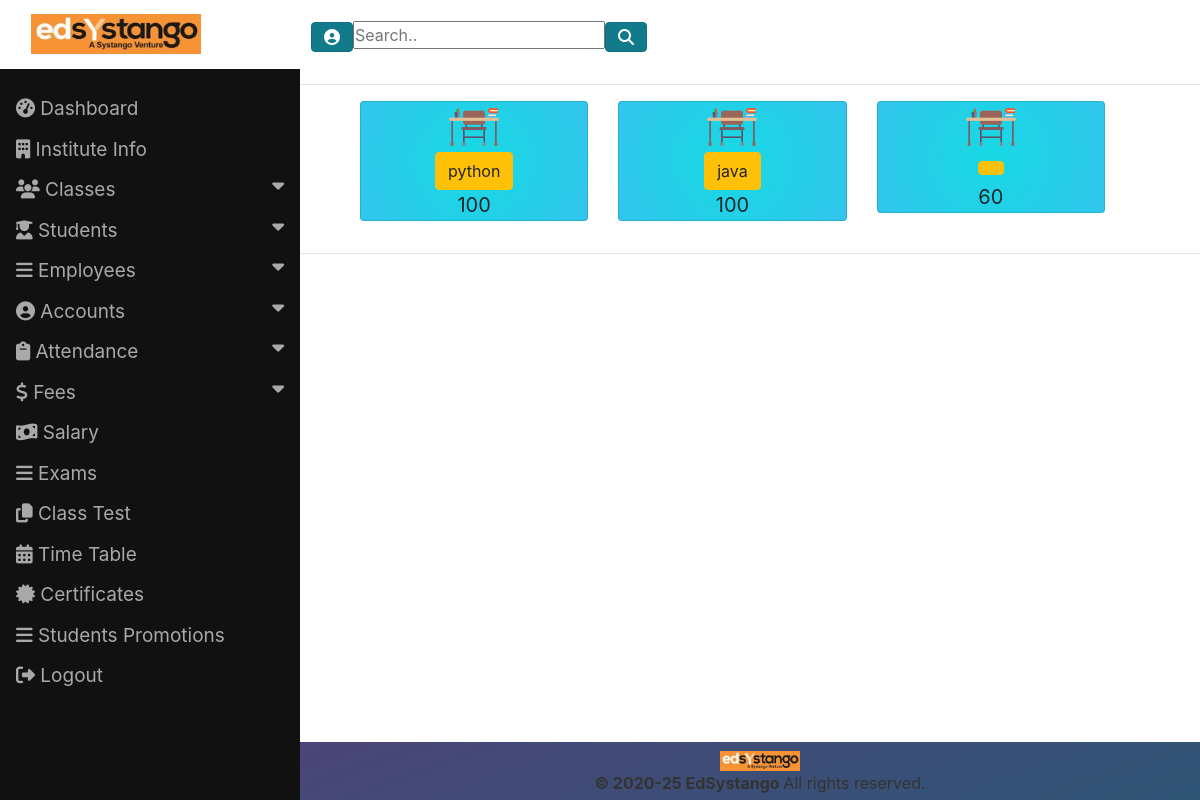
The app's page /subjectstoclasses/ (signed in), older data.
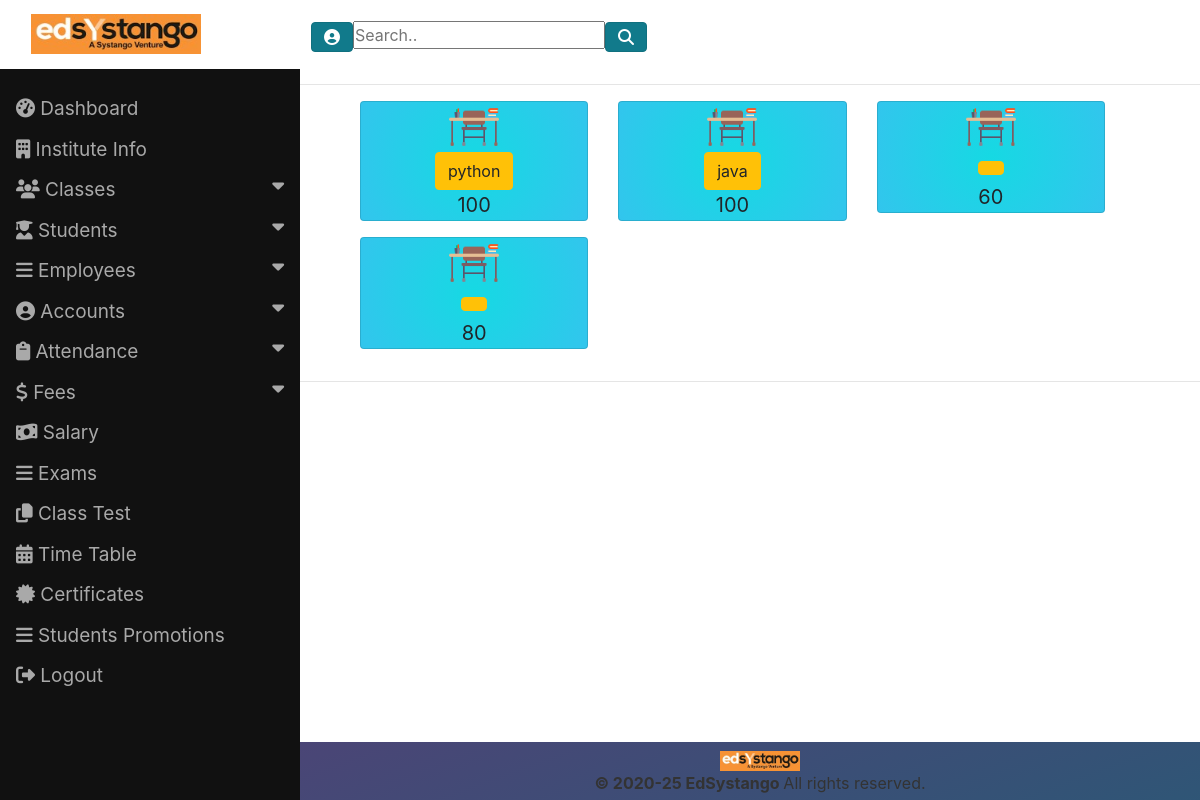
The same page, newer data.
### EDApp/models.py (models this page shows, shortened)
class Classes(models.Model):
    name_of_class=models.CharField(max_length=100)
    monthly_fees=models.DecimalField(max_digits=10,decimal_places=2)
    subjects=models.CharField(max_length=50, choices=SUBJECT_CHOICES)
    marks=models.CharField(max_length=100)
    total_students = models.CharField(max_length=50, default='')
    reg_no = models.ForeignKey(Students, on_delete=models.CASCADE, null=True, default="")

### EDApp/views.py (the view)
# urls.py: path('subjectstoclasses/', views.SubjectstoClasses.as_view()),
class SubjectstoClasses(ListView):
    model = Classes
    template_name = 'EDApp/subjectstoclasses.html'

### templates/EDApp/subjectstoclasses.html (shortened to what this page needs)
{% extends 'EDApp/commonpage.html' %}
{% block parentblock %}
{% load static %}
<head>
  <link rel="stylesheet" href="/static/css/main.css">
</head>
<body>
<hr>
<div class="container">
<div class="row">
{% if classes_list %}
{% for class in classes_list %}
<div class="col-md-6 col-xl-4">
    <div class="card mb-3 text3 bg-arielle-smile">
        <div class="widget-content-wrapper text-black">
            <div class="widget-content-center" style="text-align:center">
                <img src="{% static 'images/table.png' %}" style="width:50px;height:50px;">
                <div class="widget-heading"><button class="btn btn-warning">{{class.subjects}}</div>
                <div class="widget-subheading">{{class.marks}}</div>
            </div>
        </div>
    </div>
</div>
{% endfor %}
{% else %}
No Data Found
{% endif %}
</div>
</div>
<hr>
</body>
{% endblock %}

Row changes from the older to the newer data that the page shows:
added Classes: marks "80"
